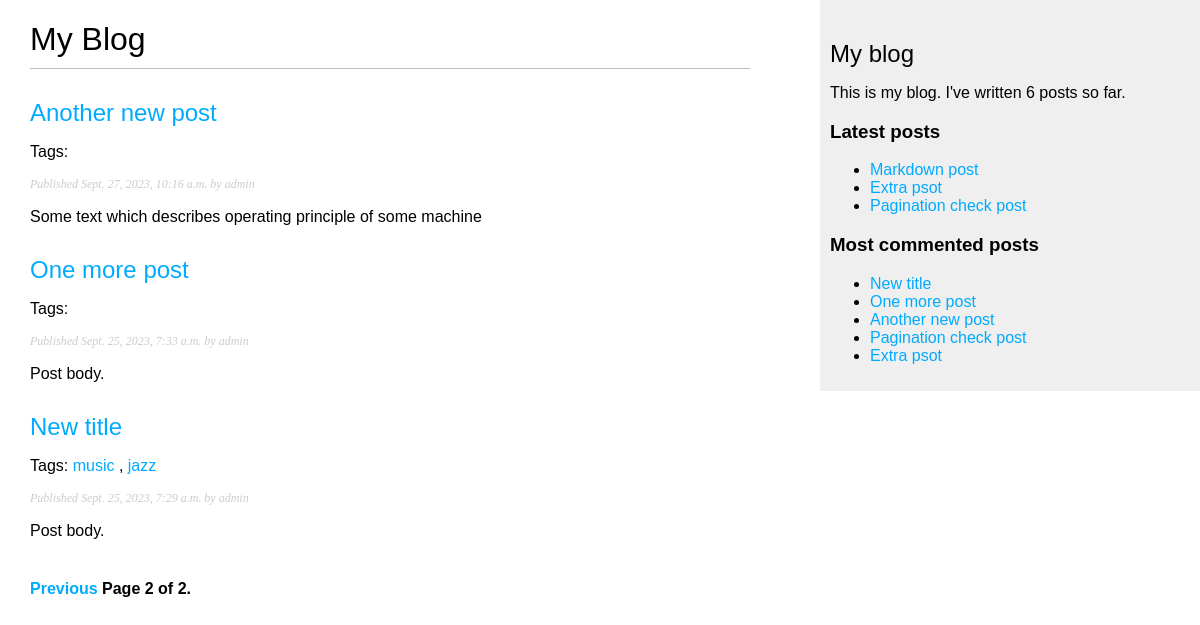
Screenshot of /blog/?page=2 with the database file from the repository.
### blog/models.py (models this page shows, shortened)
class Post(models.Model):
    class Status(models.TextChoices):
        DRAFT = 'DF', 'Draft'
        PUBLISHED = 'PB', 'Published'
    title = models.CharField(max_length=250)
    slug = models.SlugField(max_length=250,
                            unique_for_date='publish')
    author = models.ForeignKey(User,
                               on_delete=models.CASCADE,
                               related_name='blog_posts')
    body = models.TextField()
    publish = models.DateTimeField(default=timezone.now)
    created = models.DateTimeField(auto_now_add=True)
    updated = models.DateTimeField(auto_now=True)
    status = models.CharField(max_length=2,
                              choices=Status.choices,
                              default=Status.DRAFT)
    objects = models.Manager()
    published = PublishedManager()
    tags = TaggableManager()
    class Meta:
        ordering = ['-publish']
        indexes = [
            models.Index(fields=['-publish']),
        ]
    def get_absolute_url(self):
        return reverse("blog:post_detail", args=[self.publish.year,
                                                 self.publish.month,
                                                 self.publish.day,
                                                 self.slug])

### blog/views.py (the view)
# urls.py: path('', views.post_list, name='post_list'),
def post_list(request, tag_slug=None):
    post_list = Post.published.all()
    tag = None
    if tag_slug:
        tag = get_object_or_404(Tag, slug=tag_slug)
        post_list = post_list.filter(tags__in=[tag])
    paginator = Paginator(post_list, 3)
    page_number = request.GET.get('page', 1)
    try:
        posts = paginator.page(page_number)
    except PageNotAnInteger:
        posts = paginator.page(1)
    except EmptyPage:
        posts = paginator.page(paginator.num_pages)
    return render(request,
                  'blog/post/list.html',
                  {'posts': posts,
                   'tag': tag})

### blog/models.py (called while the page is built)
    def get_queryset(self):
        return super().get_queryset()\
            .filter(status=Post.Status.PUBLISHED)

### blog/templatetags/blog_tags.py (called while the page is built)
@register.simple_tag
def total_posts():
    return Post.published.count()

@register.inclusion_tag('blog/post/latest_posts.html')
def show_latest_posts(count=5):
    latest_posts = Post.published.order_by('-publish')[:count]
    return {'latest_posts': latest_posts}

@register.simple_tag
def get_most_commented_posts(count=5):
    return Post.published.annotate(
        total_comments=Count('comments')
    ).order_by('-total_comments')[:count]

@register.filter(name='markdown')
def markdown_format(text):
    return mark_safe(markdown.markdown(text))

### blog/templates/blog/post/list.html (shortened to what this page needs)
{% extends "blog/base.html" %}
{% load blog_tags %}
{% block content%}
    <h1>My Blog</h1>
    {% for post in posts%}
        <h2>
            <a href={{ post.get_absolute_url }}>
                {{post.title}}
        </h2>
        <p class "tags">
            Tags:
            {% for tag in post.tags.all %}
            <a href="{% url "blog:post_list_by_tag" tag.slug %}">
                {{ tag.name }}
            </a>
            {% if not forloop.last %}, {% endif %}
            {% endfor %}
        </p>
        <p class='date'>
            Published {{ post.publish }} by {{ post.author }}
        </p>
        {{ post.body|markdown|truncatewords_html:30 }}
    {% endfor %}
    {% include "pagination.html" with page=posts %}
{% endblock %}

### blog/templates/blog/base.html (shortened to what this page needs)
{% load blog_tags %}
{% load static %}
<!DOCTYPE html>
<html>
<head>
    <link href="{% static "css/blog.css" %}" rel="stylesheet">
</head>
<body>
    <div id="content">
        {% block content%}
        {% endblock %}
    </div>
    <div id="sidebar">
        <h2>My blog</h2>
        <p>This is my blog.
           I've written {% total_posts %} posts so far.
        </p>
        <h3>Latest posts</h3>
        {% show_latest_posts 3 %}
        <h3>Most commented posts</h3>
        {% get_most_commented_posts as most_commented_posts %}
        <ul>
            {% for post in most_commented_posts %}
            <li>
                <a href="{{ post.get_absolute_url}}">{{post.title}}</a>
            </li>
            {% endfor %}
        </ul>
    </div>
</body>
</html>

### blog/templates/blog/post/latest_posts.html
<ul>
    {% for post in latest_posts %}
        <li>
            <a href="{{ post.get_absolute_url }}">{{ post.title}}</a>
        </li>
    {% endfor %}
</ul>

### blog/static/css/blog.css (style rules this page uses)
body { margin:0; padding:0; font-family:helvetica, sans-serif; }
a { color:#00abff; text-decoration:none; }
h1 { font-weight:normal; border-bottom:1px solid #bbb; padding:0 0 10px 0; }
h2 { font-weight:normal; margin:30px 0 0; }
#content { float:left; width:60%; padding:0 0 0 30px; }
#sidebar { float:right; width:30%; padding:10px; background:#efefef; height:100%; }
p.date { color:#ccc; font-family: georgia, serif; font-size: 12px; font-style: italic; }

### rows the page displays
Post: title "Another new post", publish "Sept. 27, 2023, 10:16 a.m.", author "admin", body "Some text which describes operating principle of some machine"
Post: title "One more post", publish "Sept. 25, 2023, 7:33 a.m.", author "admin", body "Post body."
Post: title "New title", publish "Sept. 25, 2023, 7:29 a.m.", author "admin", body "Post body."
Tag: name "music"
Tag: name "jazz"
Post: title "Markdown post"
Post: title "Extra psot"
Post: title "Pagination check post"

### other values shown
{{ page.number }} "2"
{{ page.paginator.num_pages }} "2"
